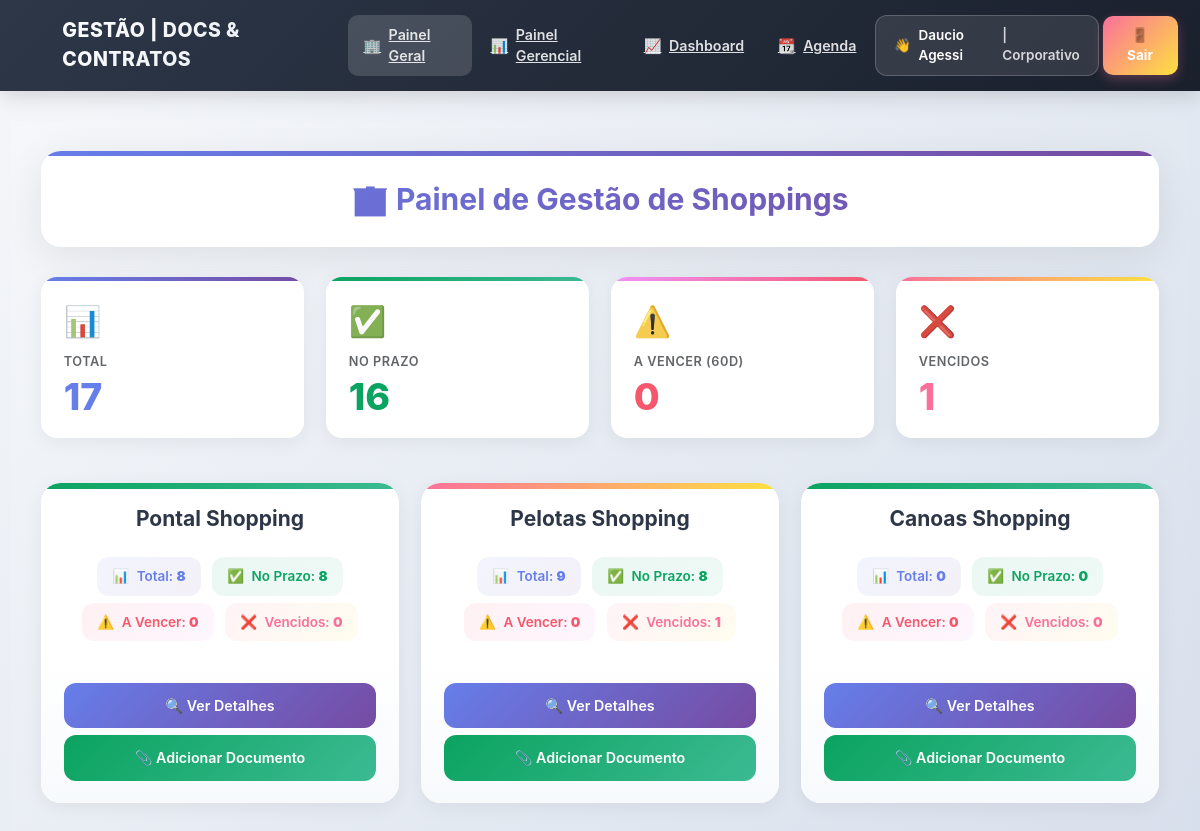
Screenshot of /painel/geral/ (signed in) with the database file from the repository.
### usuarios/models.py (models this page shows)
class Usuario(AbstractUser):
    shopping = models.ForeignKey(
        'documentos.Shopping',
        on_delete=models.SET_NULL,
        null=True,
        blank=True,
        related_name='usuarios'
    )

### documentos/models.py (models this page shows, shortened)
class Shopping(models.Model):
    nome = models.CharField(max_length=100)
    sigla = models.CharField(max_length=10)
    cnpj = models.CharField(max_length=20)
    email_alertas = models.EmailField(blank=True, null=True)

### documentos/views.py (the view)
# urls.py: path('painel/geral/', views.painel_documentos, name='painel_geral'),
@login_required
def painel_documentos(request):
    if not request.user.groups.filter(name='Corporativo').exists():
        return redirect('painel_redirect')
    hoje = timezone.now().date()
    try:
        janela = int(request.GET.get('janela', '60'))
    except (ValueError, TypeError):
        janela = 60
    dados_painel = []
    total_geral = 0
    no_prazo_geral = 0
    vencidos_geral = 0
    a_vencer_geral = 0
    filtro_status = request.GET.get('status', '')
    for shopping in Shopping.objects.all():
        registros = RegistroDocumento.objects.filter(shopping=shopping)
        if filtro_status in ("pendente", "aprovado"):
            registros = registros.filter(status_aprovacao=filtro_status)
        total = registros.count()
        vencidos = registros.filter(data_vencimento__lt=hoje).count()
        a_vencer_qs = registros.filter(data_vencimento__gte=hoje, data_vencimento__lte=hoje + timedelta(days=janela))
        a_vencer = a_vencer_qs.count()
        no_prazo = total - (vencidos + a_vencer)
        if vencidos > 0:
            status = 'vermelho'
        elif a_vencer > 0:
            status = 'amarelo'
        else:
            status = 'verde'
        dados_painel.append({
            'shopping': shopping,
            'status': status,
            'total': total,
            'vencidos': vencidos,
            'a_vencer': a_vencer,
            'no_prazo': no_prazo,
        })
        total_geral += total
        no_prazo_geral += no_prazo
        vencidos_geral += vencidos
        a_vencer_geral += a_vencer
    return render(request, 'documentos/painel_documentos.html', {
        'dados_painel': dados_painel,
        'indicadores': {
            'total': total_geral,
            'no_prazo': no_prazo_geral,
            'a_vencer': a_vencer_geral,
            'vencidos': vencidos_geral,
        }
    })

### documentos/templates/documentos/painel_documentos.html (shortened to what this page needs)
{% extends 'base.html' %}
{% block content %}
<div class="dashboard-container">
  <div class="container">
    <div class="dashboard-header">
      <h1 class="dashboard-title">🏢 Painel de Gestão de Shoppings</h1>
    </div>
    <div class="row g-4 mb-5">
      <div class="col-6 col-lg-3 animate-in">
        <div class="kpi-card total">
          <div class="kpi-icon">📊</div>
          <div class="kpi-label">Total</div>
          <div class="kpi-value">{{ indicadores.total }}</div>
        </div>
      </div>
      <div class="col-6 col-lg-3 animate-in">
        <div class="kpi-card success">
          <div class="kpi-icon">✅</div>
          <div class="kpi-label">No Prazo</div>
          <div class="kpi-value">{{ indicadores.no_prazo }}</div>
        </div>
      </div>
      <div class="col-6 col-lg-3 animate-in">
        <div class="kpi-card warning">
          <div class="kpi-icon">⚠️</div>
          <div class="kpi-label">A Vencer (60d)</div>
          <div class="kpi-value">{{ indicadores.a_vencer }}</div>
        </div>
      </div>
      <div class="col-6 col-lg-3 animate-in">
        <div class="kpi-card danger">
          <div class="kpi-icon">❌</div>
          <div class="kpi-label">Vencidos</div>
          <div class="kpi-value">{{ indicadores.vencidos }}</div>
        </div>
      </div>
    </div>
    <div class="row g-4">
      {% for item in dados_painel %}
      <div class="col-12 col-md-6 col-xl-4">
        <div class="shopping-card status-{{ item.status }}">
          <div class="shopping-header">
            <h3 class="shopping-name">{{ item.shopping.nome }}</h3>
          </div>
          <div class="shopping-stats text-center">
            <div class="stat-badge total">
              <span>📊</span>
              <span>Total: <strong>{{ item.total }}</strong></span>
            </div>
            <div class="stat-badge success">
              <span>✅</span>
              <span>No Prazo: <strong>{{ item.no_prazo }}</strong></span>
            </div>
            <div class="stat-badge warning">
              <span>⚠️</span>
              <span>A Vencer: <strong>{{ item.a_vencer }}</strong></span>
            </div>
            <div class="stat-badge danger">
              <span>❌</span>
              <span>Vencidos: <strong>{{ item.vencidos }}</strong></span>
            </div>
          </div>
          <div class="shopping-actions">
            <div class="d-grid gap-2">
              <a href="{% url 'detalhes_shopping' item.shopping.id %}?next={{ request.get_full_path|urlencode }}"
                 class="btn btn-modern btn-primary-modern">
                🔍 Ver Detalhes
              </a>
              {% if request.user.is_superuser or request.user.groups.first.name == 'Corporativo' %}
              <a href="{% url 'novo_documento_shopping' item.shopping.id %}?next={{ request.get_full_path|urlencode }}"
                 class="btn btn-modern btn-success-modern">
                📎 Adicionar Documento
              </a>
              {% endif %}
            </div>
          </div>
        </div>
      </div>
      {% endfor %}
    </div>
  </div>
</div>
{% endblock %}

### documentos/templates/base.html (shortened to what this page needs)
<!DOCTYPE html>
<html lang="pt-br">
<head>
  <link href="https://cdn.jsdelivr.net/npm/bootstrap@5.3.2/dist/css/bootstrap.min.css" rel="stylesheet">
  <link rel="stylesheet" href="https://cdn.jsdelivr.net/npm/bootstrap-icons@1.10.5/font/bootstrap-icons.css">
  {% load static %}
  <link rel="stylesheet" href="{% static 'css/base.css' %}">
</head>
<body>
  <nav class="navbar navbar-expand-lg navbar-modern">
    <div class="container-fluid px-3 px-md-4">
      <a class="navbar-brand-modern" href="{% url 'painel_redirect' %}">
        <span class="navbar-brand-icon">📋</span>
        <span>GESTÃO | DOCS & CONTRATOS</span>
      </a>
      {% if request.user.is_authenticated and request.path != '/accounts/login/' %}
      <div class="collapse navbar-collapse justify-content-end" id="navbarContent">
        <ul class="navbar-nav align-items-lg-center gap-1">
          {% with grupos=request.user.groups.all %}
            {% for g in grupos %}
                {% if g.name == "Gestor" %}
                <li class="nav-item">
                  <a class="nav-link-modern" href="{% url 'pendencias_gestor' %}">
                    <span>📋</span>
                    <span>Pendências</span>
                  </a>
                </li>
                <li class="nav-item">
                  <a class="nav-link-modern" href="{% url 'painel_documentos_gerencial' %}">
                    <span>📊</span>
                    <span>Painel Gerencial</span>
                  </a>
                </li>
                <li class="nav-item">
                  <a class="nav-link-modern" href="{% url 'dashboard_contratos' %}">
                    <span>📈</span>
                    <span>Dashboard</span>
                  </a>
                </li>
                <li class="nav-item">
                  <a class="nav-link-modern" href="{% url 'agenda_vencimentos' %}">
                    <span>📆</span>
                    <span>Agenda</span>
                  </a>
                </li>
                <li class="nav-item">
                  <a class="nav-link-modern" href="{% url 'detalhes_shopping' shopping_id=request.user.perfil.shopping.id %}">
                    <span>📄</span>
                    <span>Documentos</span>
                  </a>
                </li>
              {% elif g.name == "Corporativo" %}
                <li class="nav-item">
                  <a class="nav-link-modern" href="{% url 'painel_geral' %}">
                    <span>🏢</span>
                    <span>Painel Geral</span>
                  </a>
                </li>
                <li class="nav-item">
                  <a class="nav-link-modern" href="{% url 'painel_documentos_gerencial' %}">
                    <span>📊</span>
                    <span>Painel Gerencial</span>
                  </a>
                </li>
                <li class="nav-item">
                  <a class="nav-link-modern" href="{% url 'dashboard_contratos' %}">
                    <span>📈</span>
                    <span>Dashboard</span>
                  </a>
                </li>
                <li class="nav-item">
                  <a class="nav-link-modern" href="{% url 'agenda_vencimentos' %}">
                    <span>📆</span>
                    <span>Agenda</span>
                  </a>
                </li>
              {% endif %}
            {% endfor %}
          {% endwith %}
          <li class="nav-item">
            <div class="user-greeting-modern">
              <span>👋</span>
              <span>{{ request.user.get_full_name|default:request.user.username }}</span>
              {% if request.user.groups.first.name == "Usuario" and request.user.shopping %}
                <span style="opacity: 0.8;">| {{ request.user.shopping.nome }}</span>
              {% elif request.user.groups.first.name == "Gestor" and request.user.perfil and request.user.perfil.shopping %}
                <span style="opacity: 0.8;">| {{ request.user.perfil.shopping.nome }}</span>
              {% elif request.user.groups.first.name == "Corporativo" %}
                <span style="opacity: 0.8;">| Corporativo</span>
              {% endif %}
            </div>
          </li>
          <li class="nav-item">
            <form method="post" action="{% url 'logout' %}" class="d-inline">
              <button type="submit" class="btn btn-logout-modern">
                <span>🚪</span>
                <span>Sair</span>
              </button>
            </form>
          </li>
        </ul>
      </div>
      {% endif %}
    </div>
  </nav>
  <main class="container">
    {% block content %}{% endblock %}
  </main>
</body>
</html>

### static/css/base.css (style rules this page uses)
body { background-color: #f8f9fa; font-size: 0.95rem; }
.container { max-width: 1140px; }
.btn { padding: 0.45rem 1rem; font-size: 0.9rem; }
h1, h2, h3, h4, h5 { font-size: 1rem; margin-bottom: 0.75rem; }
:root { --card-bg: #ffffff; --card-border: #e5e7eb; --muted: #6b7280; }
.kpi-card { background: var(--card-bg); border: 1px solid var(--card-border); border-radius: 10px; padding: 1rem; transition: transform .15s ease, box-shadow .15s ease; }
.kpi-value { font-size: 1.4rem; font-weight: 700; }

### documentos/templates/base.html (style rules this page uses)
:root { --primary-gradient: linear-gradient(135deg, #667eea 0%, #764ba2 100%); --nav-gradient: linear-gradient(135deg, #2d3748 0%, #1a202c 100%); }
* { margin: 0; padding: 0; box-sizing: border-box; }
html { font-size: 15px; scroll-behavior: smooth; }
body { font-family: -apple-system, BlinkMacSystemFont, 'Segoe UI', Roboto, sans-serif; background: linear-gradient(135deg, #f5f7fa 0%, #c3cfe2 100%); min-height: 100vh; }
.navbar-modern { background: var(--nav-gradient); box-shadow: 0 4px 20px rgba(0,0,0,0.15); padding: 1rem 0; position: sticky; top: 0; z-index: 1000; backdrop-filter: blur(10px); }
.navbar-brand-modern { font-weight: 800; font-size: 1.3rem; letter-spacing: 0.5px; background: linear-gradient(135deg, #ffffff, #e2e8f0); -webkit-background-clip: text; -webkit-text-fill-color: transparent; background-clip: text; display: flex; align-items: center; gap: 0.75rem; transition: all 0.3s ease; }
.navbar-brand-icon { font-size: 1.5rem; filter: drop-shadow(0 2px 4px rgba(0,0,0,0.2)); }
.nav-link-modern { color: rgba(255,255,255,0.85) !important; font-weight: 600; font-size: 0.95rem; padding: 0.6rem 1rem !important; border-radius: 10px; transition: all 0.3s ease; display: flex; align-items: center; gap: 0.5rem; }
.user-greeting-modern { color: white; font-weight: 600; font-size: 0.9rem; padding: 0.6rem 1.2rem; background: rgba(255,255,255,0.1); border-radius: 12px; display: flex; align-items: center; gap: 0.5rem; border: 1px solid rgba(255,255,255,0.2); }
.btn-logout-modern { background: linear-gradient(135deg, #fa709a, #fee140); color: white; border: none; border-radius: 10px; padding: 0.6rem 1.25rem; font-weight: 700; font-size: 0.9rem; transition: all 0.3s ease; box-shadow: 0 4px 12px rgba(250, 112, 154, 0.3); }
main.container { max-width: 1200px; padding-top: 2rem; padding-bottom: 2rem; }

### rows the page displays
Usuario: user.get_full_name "Daucio Agessi"
Shopping: shopping.nome "Pontal Shopping", total "8", no_prazo "8", a_vencer "0", vencidos "0"
Shopping: shopping.nome "Pelotas Shopping", total "9", no_prazo "8", a_vencer "0", vencidos "1"
Shopping: shopping.nome "Canoas Shopping", total "0", no_prazo "0", a_vencer "0", vencidos "0"

### other values shown
{{ indicadores.total }} "17"
{{ indicadores.no_prazo }} "16"
{{ indicadores.a_vencer }} "0"
{{ indicadores.vencidos }} "1"
